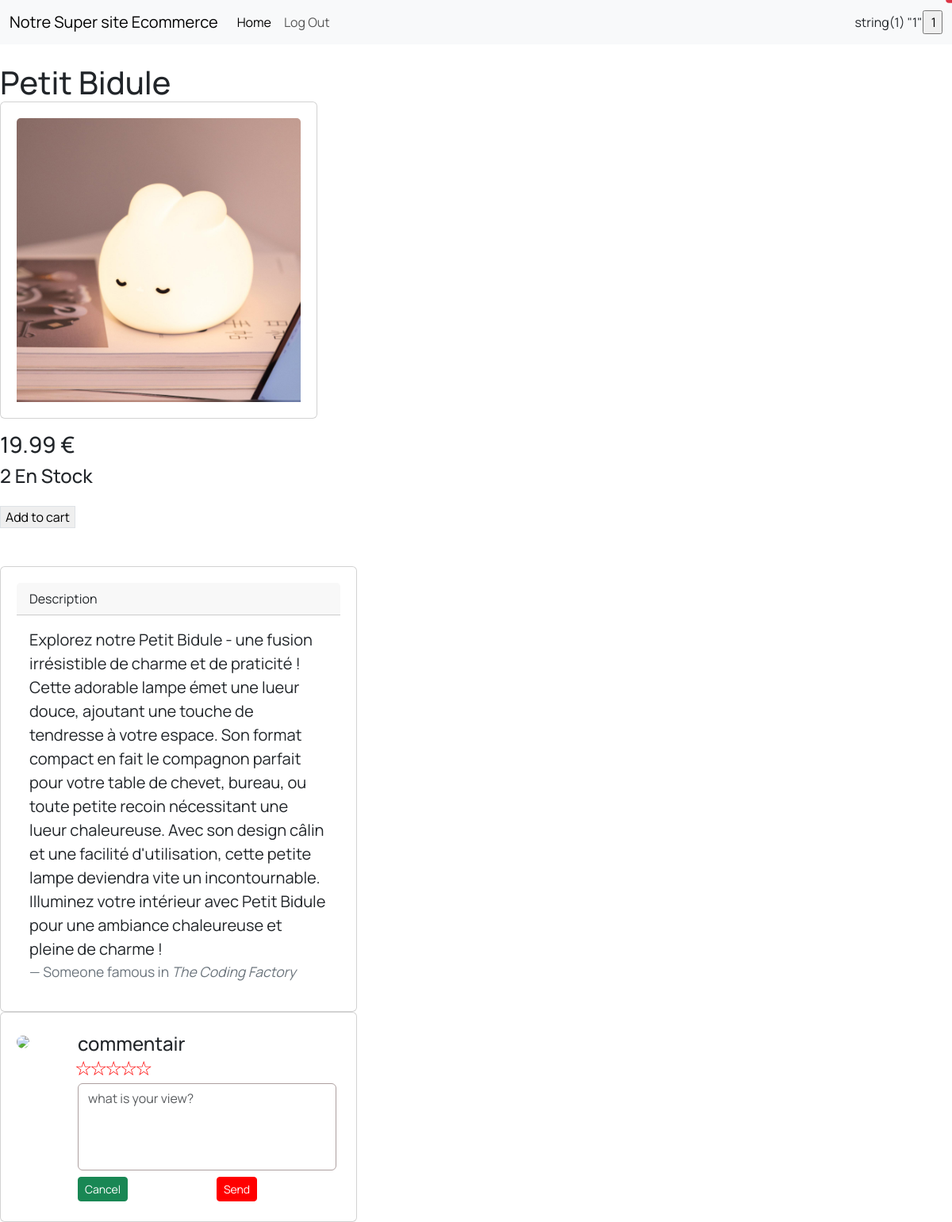
Screenshot of /product_page.php?id=1 (signed in) with the database file from the repository.
### tables this page shows
CREATE TABLE `articles` (
  `id` int(10) UNSIGNED NOT NULL,
  `title` varchar(255) NOT NULL,
  `description` text NOT NULL,
  `price` float NOT NULL,
  `stock` int(11) NOT NULL,
  `photo_path` varchar(255) NOT NULL
);

### src/init.php (called while the page is built, shortened)
<?php
require_once __DIR__ . '/db.php';
if (isset($_SESSION['user_id'])) {
    $st = $bdd->prepare('SELECT * FROM users WHERE id = ?');
    $st->execute([$_SESSION['user_id']]);
    $user = $st->fetch(PDO::FETCH_ASSOC);
}
?>

### public/product_page.php (the view, shortened to what this page needs)
<!DOCTYPE html>
<html lang="en">
<?php require_once __DIR__ . '/../src/init.php'; ?>
<?php require_once SITE_ROOT . 'src/partials/head_css.php'; ?>
<head>
  <link href="https://cdn.jsdelivr.net/npm/bootstrap@5.3.2/dist/css/bootstrap.min.css" rel="stylesheet">
  <link rel="stylesheet" href="assets/bootstrap-5.3.2-dist/css/ratings.css">
</head>
<body>
<nav class="navbar navbar-expand-lg bg-body-tertiary">
        <div class="container-fluid">
            <a class="navbar-brand" href="">Notre Super site Ecommerce</a>
            <div class="collapse navbar-collapse" id="navbarSupportedContent">
                <ul class="navbar-nav me-auto mb-2 mb-lg-0">
                    <li class="nav-item">
                        <a class="nav-link active" aria-current="page" href="/">Home</a>
                    </li>
                    <?php
                    if ($user === false) { ?>
                        <li class="nav-item">
                            <a class="nav-link " aria-current="page" href="register.php">Sign Up</a>
                        </li>
                        <li class="nav-item">
                            <a class="nav-link" href="login.php">Login</a>
                        </li>
                    <?php } else { ?>
                        <li class="nav-item">
                            <a class="nav-link" href="actions/logout.php">Log Out </a>
                        </li>
                    <?php } ?>
                </ul>
                <?php var_dump($_GET["id"]) ?>
                <form action="../src/class/user/cart.php?" method="GET">
                <input type="submit" name="submit" value=" <?php echo $_GET['id'] ?>" />
                  <span class="position-absolute top-0 start-100 translate-middle badge rounded-pill bg-danger">
                  </span>
                </form>
            </div>
        </div>
    </nav>
  <div class="flex font-serif">
    <div class="flex-none w-52 relative">
    </div>
    <form class="flex-auto p-6">
      <?php
      $id = $_GET['id'];
      $pdoStatement = $bdd->prepare("SELECT * FROM articles WHERE id='$id';");
      $pdoStatement->execute();
      $infos = $pdoStatement->fetch();
      ?>
      <div class="flex flex-wrap items-baseline">
        <h1 class="w-full flex-none mb-3 text-2xl leading-none text-slate-900">
          <?php echo $infos['title'] ?>
          <div class="card" style="width: 25rem;">
            <img src="<?= '../' . $infos['photo_path'] ?>" class="card-img-top" alt="..." style=>
          </div>
        </h1>
        <div class="flex-auto text-lg font-medium text-slate-500">
          <H3><?php echo $infos['price'] ?> €</H3>
        </div>
        <div class="text-xs leading-6 font-medium uppercase text-slate-500">
          <h4><?php echo $infos['stock'] ?> En Stock</h4>
        </div>
      </div>
      <div class="flex space-x-4 mb-5 text-sm font-medium">
        <div class="flex-auto flex space-x-4 pr-4">
          <button class="flex-none w-1/2 h-12 uppercase font-medium tracking-wider border border-slate-200 text-slate-900" type="button">
            Add to cart
          </button>
        </div>
      </div>
    </form>
  </div>
  <div>
    <div class="card">
      <div class="card-header">
        <h>Description</h>
      </div>
      <div class="card-body">
        <blockquote class="blockquote mb-0">
          <p> <?= $infos['description'] ?></p>
          <footer class="blockquote-footer">Someone famous in <cite title="Source Title">The Coding Factory</cite></footer>
        </blockquote>
      </div>
    </div>
  </div>
  <div class="card">
               <div class="row">
                   <div class="col-2">
                       <img src="https://i.imgur.com/xELPaag.jpg" width="70" class="rounded-circle mt-2">
                   </div>
                   <div class="col-10">
                       <div class="comment-box ml-2">
                           <h4>commentair</h4>
                           <div class="rating">
                               <input type="radio" name="rating" value="5" id="5"><label for="5">☆</label>
                               <input type="radio" name="rating" value="4" id="4"><label for="4">☆</label>
                               <input type="radio" name="rating" value="3" id="3"><label for="3">☆</label>
                               <input type="radio" name="rating" value="2" id="2"><label for="2">☆</label>
                               <input type="radio" name="rating" value="1" id="1"><label for="1">☆</label>
                           </div>
                           <div class="comment-area">
                               <textarea class="form-control" placeholder="what is your view?" rows="4"></textarea>
                           </div>
                           <div class="comment-btns mt-2">
                               <div class="row">
                                   <div class="col-6">
                                       <div class="pull-left">
                                       <button class="btn btn-success btn-sm">Cancel</button>
                                       </div>
                                   </div>
                                   <div class="col-6">
                                       <div class="pull-right">
                                       <button class="btn btn-success send btn-sm">Send <i class="fa fa-long-arrow-right ml-1"></i></button>
                                       </div>
                                   </div>
                               </div>
                           </div>
                       </div>
                   </div>
               </div>
           </div>
</body>
</html>

### public/assets/stylesheet.css (style rules this page uses)
body { overscroll-behavior: none; }

### rows the page displays
articles: title "Petit Bidule", photo_path (picture), price "19.99", stock "2", description "Explorez notre Petit Bidule - une fusion irrésistible de charme et de praticité ! Cette adorable lampe émet une lueur douce, ajoutant une touche de tendresse à votre espace. Son format compact en fait le compagnon parfait pour votre table de chevet, bureau, ou toute petite recoin nécessitant une lueur chaleureuse. Avec son design câlin et une facilité d'utilisation, cette petite lampe deviendra vite un incontournable. Illuminez votre intérieur avec Petit Bidule pour une ambiance chaleureuse et pleine de charme !"
